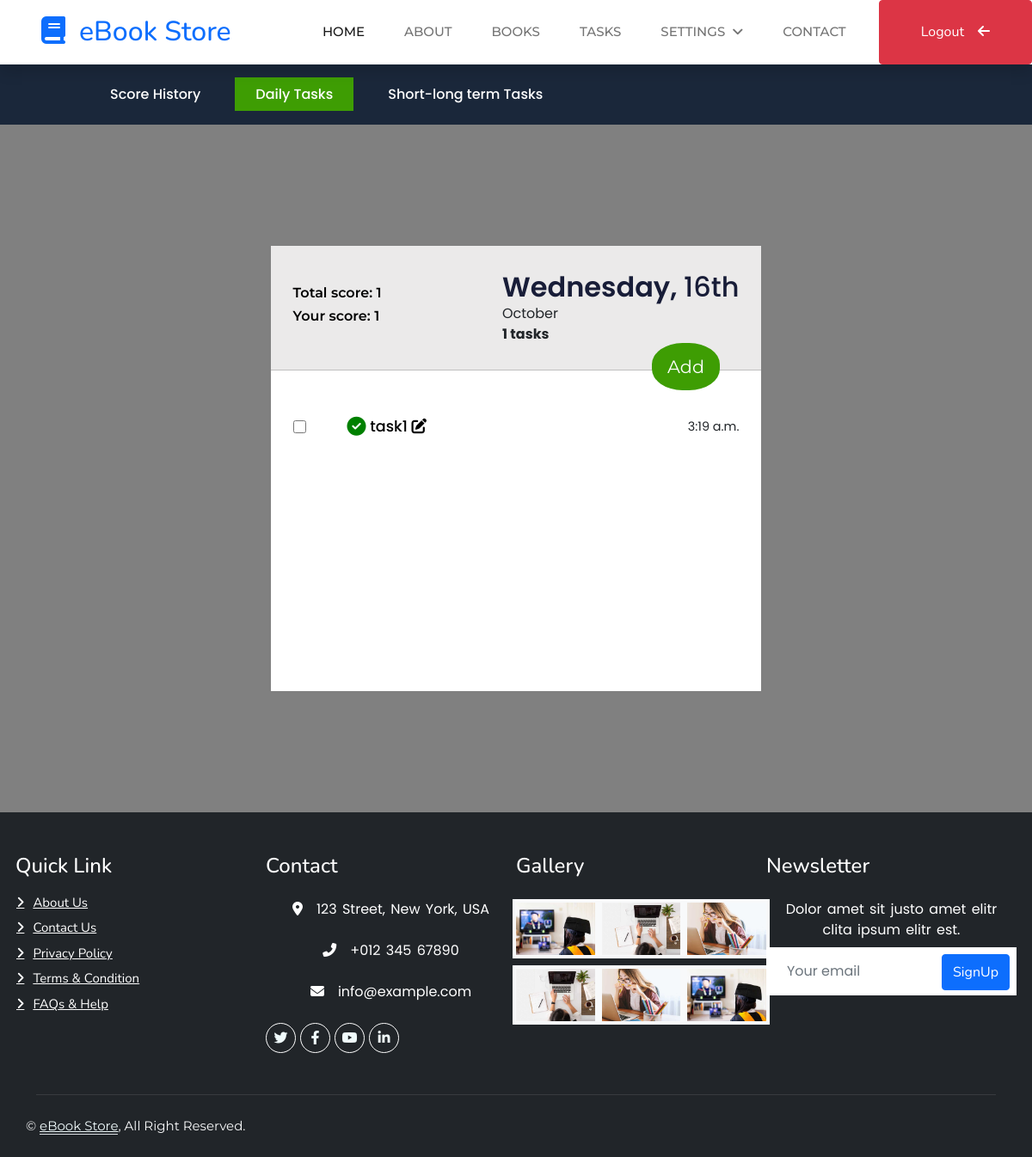
Screenshot of /daily/ (signed in) with the database file from the repository.
### task/models.py (models this page shows, shortened)
class Task(models.Model):
    TASK_TYPE_MOST_IMPORTANT = "Most Important"
    TASK_TYPE_CRITICAL = "Critical"
    TASK_TYPE_OTHER = "Other"
    TASK_TYPES = (TASK_TYPE_MOST_IMPORTANT, TASK_TYPE_CRITICAL, TASK_TYPE_OTHER)
    TASK_DUERATION_DAILY = "Daily"
    TASK_DUERATION_LONG_SHORT_TERM = "Long-Short term"
    TASK_DUERATIONS = (TASK_DUERATION_DAILY, TASK_DUERATION_LONG_SHORT_TERM)
    is_completed = models.BooleanField(default=False)
    name = models.CharField(max_length=200)
    description = models.TextField()
    deadline = models.DateTimeField()
    created_by = models.ForeignKey(
        User, on_delete=models.CASCADE, related_name="tasks"
    )
    created_at = models.DateTimeField(auto_now_add=True)
    updated_at = models.DateTimeField(auto_now=True)
    score = models.IntegerField(default=1)
    type = models.CharField(
        max_length=20,
        choices=((i, i) for i in TASK_TYPES),
        default=TASK_TYPE_MOST_IMPORTANT,
    )
    duration = models.CharField(
        max_length=20,
        choices=((i, i) for i in TASK_DUERATIONS),
        default=TASK_DUERATION_LONG_SHORT_TERM,
    )

### task/views.py (the view)
# urls.py: path("daily/", views.TaskDailyView.as_view(), name="daily"),
class TaskDailyView(LoginRequiredMixin, View):
    template_name = "task/task-daily.html"
    def get(self, request):
        data = request.GET.dict()
        data_to_search = get_data_to_search(data, ["duration"])
        if not check_field_in_search_dict("created_at", data_to_search):
            data_to_search["created_at__date"] = timezone.now().date()
        tasks = (
            request.user.tasks.filter(
                **data_to_search, duration=Task.TASK_DUERATION_DAILY
            )
            .distinct()
            .order_by("-id")
        )  # noqa
        score = tasks.values("is_completed").annotate(all_score=Sum("score"))
        earned_score = total_score = 0
        if score.exists():
            earned_score_qs = score.filter(is_completed=True)
            if earned_score_qs.exists():
                earned_score = earned_score_qs.last()["all_score"]
            total_score = score.aggregate(total_score=Sum("all_score"))["total_score"]
        context = {
            "tasks": tasks.order_by("deadline").values(
                "id", "name", "deadline", "is_completed", "type"
            ),
            "total_score": total_score,
            "earned_score": earned_score,
            "created_at": timezone.datetime.strptime(
                str(get_field_in_search_dict("created_at", data_to_search)), "%Y-%m-%d"
            ),  # noqa
        }
        return render(request, self.template_name, context)

### task/templatetags/task_tags.py (called while the page is built)
@register.filter("day_with_postfix")
def day_with_postfix(day):
    last = int(list(str(day))[-1])
    day_dict = {
        1: "st",
        2: "nd",
        3: "rd",
    }
    if int(day) > 14:
        try:
            return f"{day}{day_dict[last]}"
        except KeyError:
            pass
    return f"{day}th"

### task/views.py (called while the page is built)
def get_data_to_search(data, exclude_fields=[]):
    return {
        d: data[d]
        for d in data
        if d.split("__")[0] in TASK_MODEL_FIELDS_NAME
        and d.split("__")[0] not in exclude_fields
    }  # noqa

def check_field_in_search_dict(field, search_dict):
    return any([field in f for f in search_dict])

def get_field_in_search_dict(field, search_dict):
    for f in search_dict:
        if field in f:
            return search_dict[f]

### task/templates/task/task-daily.html (shortened to what this page needs)
{% extends 'base.html' %}
{% load task_tags %}
{% load static %}
{% block css %}
<link rel="stylesheet" href="{% static 'task/css/bootstrap.min.css' %}" />
<link rel="stylesheet" href="{% static 'task/css/style.css' %}" />
<link rel="stylesheet" href="{% static 'task/css/responsive.css' %}" />
<link rel="stylesheet" href="{% static 'task/css/table.css' %}" />
{% endblock css %}
{% block content %}
{% include "components/navbar.html" %}
<div class="todo-app">
  <div class="container">
    <div class="row">
      <div class="col-lg-6 col-sm-12 mx-auto todo-box">
        <div class="single-content">
          <div
            class="header-container d-flex justify-content-between align-items-center"
          >
          <div class="task">
            <h5><a class="simple-anchor" href="?">Total score: {{ total_score }}</a></h5>
            <h5><a class="simple-anchor" href="?is_completed=1">Your score: {{ earned_score }}</a></h5>
          </div>
            <div class="app-day">
              <h2>{{ created_at | date:"l" }}, <span>{{ created_at.day | day_with_postfix }}</span></h2>
              <p>{{ created_at | date:"F"  }}</p>
              <p><strong>{{ tasks.count }} tasks</strong></p>
            </div>
          </div>
          <div class="input-field">
           <a href="{% url 'task:create' %}?duration=Daily"> <button type="button">Add</button></a>
          </div>
            <div class="todo-list">
          {% for task in tasks %}
            <div class="d-flex justify-content-between align-items-center mb-5">
              <div class="d-flex justify-content-sent align-items-center">
                <input type="checkbox" name="task-{{task.id}}" />
                <h5 class="mb-0">
                  <a href="{% url 'task:detail' task.id %}" class="simple-anchor">
                    {% if task.is_completed %}
                    <i class="fa-solid fa-check-circle fa-lg" style="color: green"></i>
                    {% else %}
                    <i class="fa-solid fa-clock fa-lg" style="color: red;"></i>
                    {% endif %} {{ task.name }}
                </a><a class="simple-anchor" href="{% url 'task:update' task.id %}?duration=Daily"><i class="fas fa-edit"></i></a></h5>
              </div>
              <p class="time">{{ task.deadline.time }}</p>
            </div>
          {% endfor %}
          </div>
        </div>
        </div>
      </div>
    </div>
  </div>
{% endblock content %}

### static/css/style.css (style rules this page uses)
:root { --primary: #06BBCC; --light: #F0FBFC; --dark: #181d38; }

### task/static/task/css/style.css (style rules this page uses)
* { margin: 0; padding: 0; box-sizing: border-box; }
body { font-family: 'Montserrat', sans-serif; scroll-behavior: smooth; }
:root { --primary-color: #3E9D03; --red: #C0392B; --blue: #1A273A; --black: #43A707; --white-color: #FFFFFF; --Relway: 'Raleway', sans-serif; --Poppins: 'Poppins', sans-serif; --Roboto: 'Roboto', sans-serif; }
.row>* { padding-right: calc(var(--bs-gutter-x) * .0); padding-left: calc(var(--bs-gutter-x) * .0); }
.todo-app { background-color: gray; height: 100vh; display: flex; justify-content: center; align-items: center; }
.single-content { border-radius: 10px; }
.todo-box { background-color: var(--white-color); }
.header-container { background-color: rgb(235, 234, 234); border-bottom: 1px solid rgb(192, 191, 191); padding: 1.8rem 1.6rem; margin-bottom: 1rem; }
.header-container h2 { font-size: 2rem; font-weight: 600; font-family: var(--Poppins); margin-bottom: 0; }
.header-container h2 span { font-weight: 500; }
.header-container p { margin-bottom: 0; font-size: 1rem; font-weight: 400; font-family: var(--Poppins); }
.task h5 { font-size: 1rem; font-weight: 600; color: var(--blue); font-family: var(--blue); }
.input-field { display: flex; justify-content: end; align-items: flex-end; margin-top: -3rem; margin-right: 3rem; }
.input-field button { padding: 10px 16px; border-radius: 45%; background-color: var(--primary-color); color: var(--white-color); font-size: 1.3rem; outline: none; border: 2px solid var(--primary-color); transition: all .3s ease 0s; }
.todo-list { padding: 2rem 1.6rem; height: 350px; overflow-y: scroll; }
.todo-list p { margin-bottom: 0; font-size: .9rem; font-weight: 400; font-family: var(--Poppins); color: var(blue); }
.todo-list h5 { font-size: 1.1rem; font-weight: 500; color: var(--blue); font-family: var(--Poppins); margin-left: 3rem; }
.todo-list input[type="checkbox"] { height: 15px; width: 15px; }
.simple-anchor { text-decoration: none; color: #000; }

### task/static/task/css/responsive.css (style rules this page uses)
:root { --primary-color: #3E9D03; --blue: #1A273A; --black: #43A707; --white-color: #FFFFFF; --Relway: 'Raleway', sans-serif; --Poppins: 'Poppins', sans-serif; --Roboto: 'Roboto', sans-serif; }

### task/static/task/css/table.css (style rules this page uses)
:root { --primary-color: #3E9D03; --blue: #1A273A; --black: #43A707; --white-color: #FFFFFF; --Relway: 'Raleway', sans-serif; --Poppins: 'Poppins', sans-serif; --Roboto: 'Roboto', sans-serif; }

### rows the page displays
Task: is_completed True (drawn), name "task1", deadline.time "3:19 a.m."

### other values shown
{{ total_score }} "1"
{{ earned_score }} "1"
{{ created_at | date:"l" }} "Wednesday"
{{ created_at.day | day_with_postfix }} "16th"
{{ created_at | date:"F" }} "October"
{{ tasks.count }} "1"
